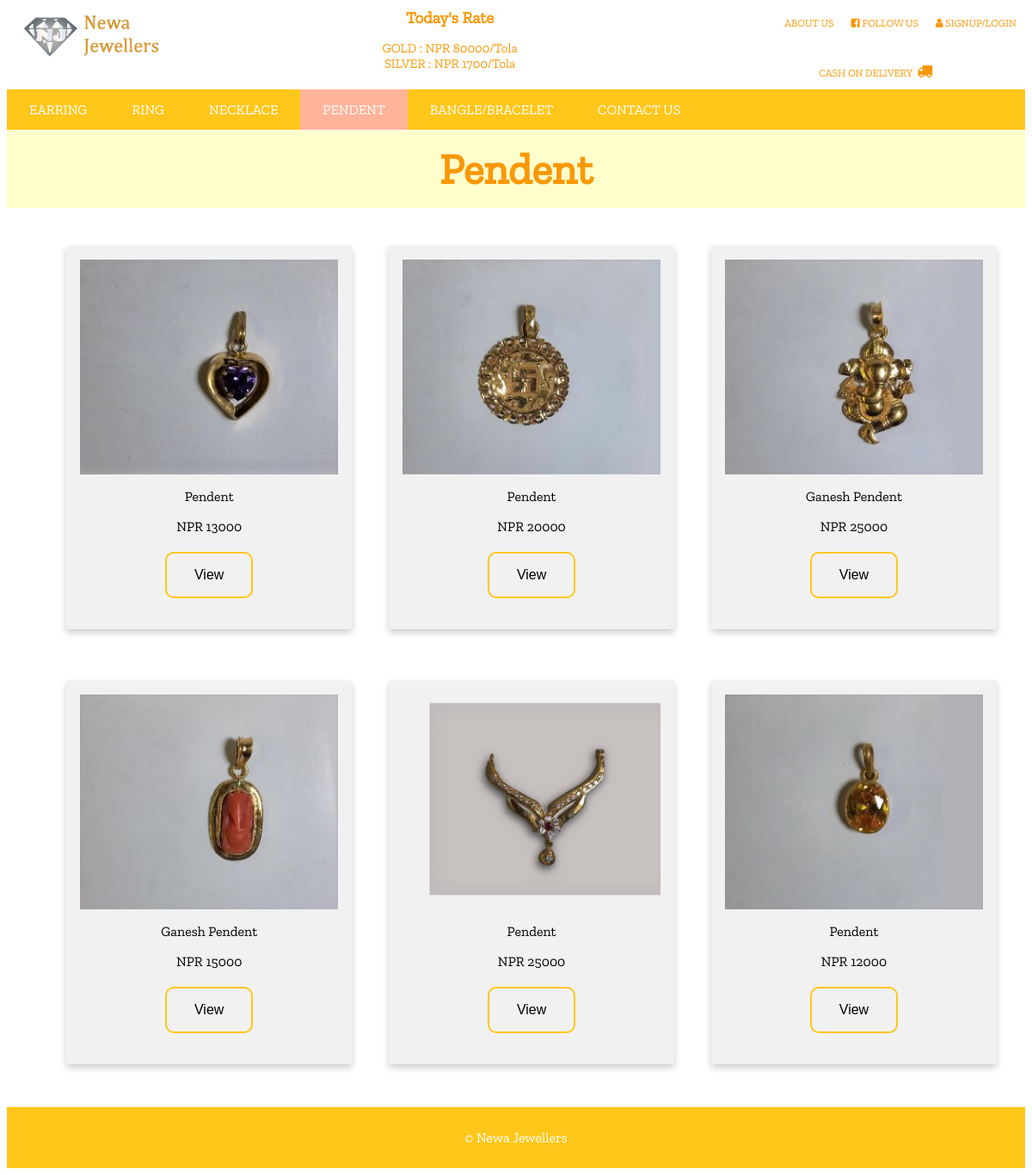
/pendent.php, run on the app's committed database.
### tables this page shows
CREATE TABLE `rate` (
  `ID` int(5) NOT NULL,
  `ELEMENTS` varchar(50) NOT NULL,
  `RATE` int(20) NOT NULL
);

CREATE TABLE `pendent` (
  `Id` int(255) NOT NULL,
  `Image` varchar(255) NOT NULL,
  `Name` varchar(255) NOT NULL,
  `Price` float NOT NULL,
  `Details` varchar(10000) NOT NULL
);

### pendent.php (the view, shortened to what this page needs)
<link rel="stylesheet" type="text/css" href="card.css">
<?php
  $page='pendent';
  include 'upperPartNavbar.php';
?>
<h1 class="heading">Pendent</h1>
   <div class="row">
<?php
$con=mysqli_connect('localhost','root');
mysqli_select_db($con, 'product');
$query="SELECT `Id`,`Image`, `Name`, `Price`,`Details` FROM `pendent` ORDER BY id ASC ";
$queryfire=mysqli_query($con, $query);
$num=mysqli_num_rows($queryfire);
if ($num>0) {
	while ($product1=mysqli_fetch_array($queryfire)) {
		?>
		<form action="" method="post">
	     <div class="column">
			<div class="card">
        <div class="card-body">
        	<img src="<?php echo
        	 $product1['Image'];?>" alt="Pendent" width="300px" height="250px">
        	 <p class="text">
        	 <?php
        	echo $product1['Name'];
        	?>
            </p>
            <p class="text">
        	 <?php
        	echo "NPR"."&nbsp" .$product1['Price'];
        	?>
            </p>
              <p class="text">
            <button type="submit" class="view4"> <a href="pview.php?ab=<?php echo $product1['Image'] ?>">View</a></button>
            </p>
        </div>
       </div>
       </div>
        </form>
		<?php
	}
}
?>
 </div>
 <?php
  include 'footer.php';
?>

### upperPartNavbar.php (shortened to what this page needs)
<?php
include_once 'includes/ratedb.php';
?>
<link rel="stylesheet" type="text/css" href="styleFE.css">
<link rel="stylesheet" type="text/css" href="https://stackpath.bootstrapcdn.com/font-awesome/4.7.0/css/font-awesome.min.css">
<div class="container">
<div class="left"><a href="index.php"><img src="Images/logo - Copy.png" id="logo"></a></div>
<div class="center"><h1 id="head">Today's Rate</h1>
	<p id="rateDisplay">
	<?php
      $sql="SELECT * FROM rate;";
      $result= mysqli_query($conn, $sql);
      $resultCheck= mysqli_num_rows($result);
      if ($resultCheck>0) {
      	while ($row= mysqli_fetch_assoc($result))
      	{
      	   echo $row['ELEMENTS']." ".": ";
      	   echo "NPR"."&nbsp".$row['RATE']."/Tola"."<br>";
      	}
       }
   ?>
 </p>
 </div>
 <div class="right">
 	<ul>
 	<li><a href="about.php">ABOUT US</a></li>
 	<li><a href="https://www.facebook.com/newajewellers/" target="_blank" rel="noopener noreferrer"><i class="fa fa-facebook-square" aria-hidden="true"></i> FOLLOW US</a></li>
 	<li><a href="checkLogin.php"><i class="fa fa-user" aria-hidden="true"></i> SIGNUP/LOGIN</a></li>
 	<br>
 	<br>
 	<br>
  <li>
    <p id="cash">CASH ON DELIVERY &nbsp;<i class="fa fa-truck" aria-hidden="true" style="font-size: 1.5em;"></i></p>
  </li>
</ul>
 </div>
</div>
<div id="navbar">
	<ul>
	<li class="<?php if($page=='earring'){echo 'active';}?>"><a href="earring.php">EARRING</a></li>
	<li class="<?php if($page=='ring'){echo 'active';}?>"><a href="ring.php">RING</a></li>
	<li class="<?php if($page=='necklace'){echo 'active';}?>"><a href="necklace.php">NECKLACE</a></li>
	<li class="<?php if($page=='pendent'){echo 'active';}?>"><a href="pendent.php">PENDENT</a></li>
	<li class="<?php if($page=='bangle'){echo 'active';}?>"><a href="bangle.php">BANGLE/BRACELET</a></li>
	<li class="<?php if($page=='contact'){echo 'active';}?>"><a href="contact.php">CONTACT US</a></li>
     </ul>
	</div>

### card.css (style rules this page uses)
* { box-sizing: border-box; }
.column { float: left; width: 33.33%; padding: 0 10px; margin-bottom: 50px; }
.row { margin-left: 5%; }
.row:after { content: ""; display: table; clear: both; }
.card { box-shadow: 0 4px 8px 0 rgba(0, 0, 0, 0.2); padding: 16px; float: left; display: flex; margin-top: 10px; text-align: center; background-color: #f1f1f1; }
.heading { text-align: center; font-size: 50px; margin-top: 1px; padding: 15px; color: #f99806; background:#ffffcc; }
.card-body button[type="submit"] { background-color: #f1f1f1; color: black; border: 2px solid #ffc61a; border-radius: 10px; padding: 16px 32px; text-align: center; text-decoration: none; display: inline-block; font-size: 16px; margin: 4px 2px; transition-duration: 0.4s; cursor: pointer; }
.card-body p button a { text-decoration: none; }
.card-body p button a:link { color: black; }

### styleFE.css (style rules this page uses)
#logo { margin-top: 10px; margin-left: 20px; }
.container { display: flex; }
.left { float: left; }
.center { display: inline-block; margin: 0 auto; color: #f99806; }
.right ul { font-size: 12px; list-style-type: none; }
.right li { color: #f99806; float: left; }
.right li a { padding:10px; text-decoration: none; color: #f99806; }
#cash { font-size: 15px; margin-left: 60px; }
#head { font-size: 19px; margin-top:1px; text-align: center; }
#rateDisplay { font-size: 15px; text-align: center; }
#navbar ul { list-style-type: none; margin: 0; padding: 0; overflow: hidden; background-color: #ffc61a; top: 0; }
#navbar li { float: left; }
#navbar li a { display: block; color: white; text-align: center; padding: 14px 26px; text-decoration: none; }
#navbar .active { background-color: #ffb399; }

### upperPartNavbar.php (style rules this page uses)
#cash { font-size: 12px; margin-left: 50px; }

### data on the page
rate: ELEMENTS "GOLD", RATE "80000"
rate: ELEMENTS "SILVER", RATE "1700"
pendent: Image (picture), Name "Pendent", Price "13000"
pendent: Image (picture), Name "Pendent", Price "20000"
pendent: Image (picture), Name "Ganesh Pendent", Price "25000"
pendent: Image (picture), Name "Ganesh Pendent", Price "15000"
pendent: Image (picture), Name "Pendent", Price "25000"
pendent: Image (picture), Name "Pendent", Price "12000"
